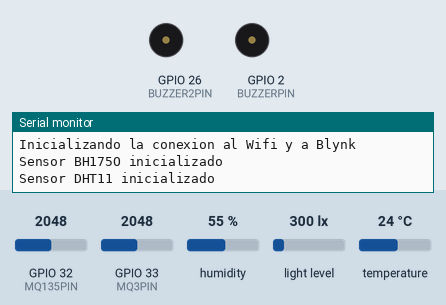
The program below on a simulated ESP32. Shown: buzzer (waves = sounding, pin HIGH), the last lines printed to the serial monitor. Inputs (shaded band) come from the test bench; at power-on: GPIO 32 (MQ135PIN) = 2048, GPIO 33 (MQ3PIN) = 2048, humidity 55 %, light level 300 lx, temperature 24 °C. WiFi joins after 1.5 s; servers stay silent unless stated; uploads are accepted with an empty reply.

Above: at 1.9 s.
At 2.9 s:
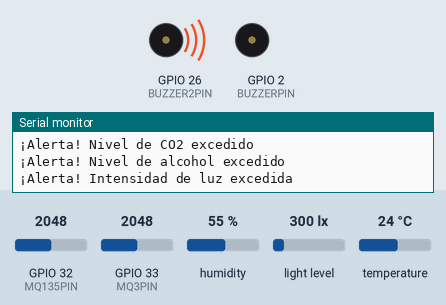
Timing chart, 0 to 4.4 s (numbered marks = the images above):
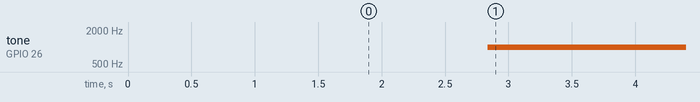

The program:

main.cpp
```cpp
//---------------------------------------- Metadata del dispositivo en Blynk
#define BLYNK_TEMPLATE_ID "*******"
#define BLYNK_TEMPLATE_NAME "******"
#define BLYNK_AUTH_TOKEN "********"

//---------------------------------------- Librerias
#define BLYNK_PRINT Serial
#include <WiFi.h>
#include <WiFiClient.h>
#include <HTTPClient.h>
#include <BlynkSimpleEsp32.h>
#include <DHTesp.h>
#include <Wire.h>
#include <BH1750.h>
#include <string.h>

//---------------------------------------- Credenciales para la conexión a internet
char ssid[] = "**********";
char pass[] = "**********";

//---------------------------------------- Pines de los sensores
#define DHTPIN 4
#define MQ135PIN 32
#define MQ3PIN 33
#define BUZZERPIN 2
#define BUZZER2PIN 26
#define PIRPIN 27

//---------------------------------------- Inicializacion de objetos
DHTesp dht;
BH1750 luxometro;

//---------------------------------------- Variables de los sensores
float temperature;
int humidity;
float alcohol;
float BAC = 0.0;
double dioxidoCarbono;
float intensidadLuz;
double CO2ppm = 0.0;
bool movimiento = false;
const int frecuenciaBuzzer = 1000;

//---------------------------------------- Umbrales
const float UMBRAL_TEMPERATURA_MAX = 20.0;
const float UMBRAL_TEMPERATURA_MIN = 13.0;
const int UMBRAL_HUMEDAD_MAX = 90;
const int UMBRAL_HUMEDAD_MIN = 85;
const float UMBRAL_CO2_MAX = 700.0;
const float UMBRAL_CO2_MIN = 550.0;
const float UMBRAL_ALCOHOL_MAX = 500.0;
const float UMBRAL_ALCOHOL_MIN = 300.0;
const float UMBRAL_LUZ_MAX = 50.0;
const float UMBRAL_LUZ_MIN = 0.0;

//---------------------------------------- Variables para el envio de datos a Google Sheet
String Status_Read_Sensor = "";
String Web_App_URL = "https://script.google.com/macros/s/AKfycbwYIZUlWYsuEnmP7FWZCTxik8ihst91UsA7i6eAtZ-pnmrGhhZO2GEYq97UIuDCHJq_/exec"; // Script de Google

// Timer de Blynk
BlynkTimer timer;

//---------------------------------------- Prototipo de las funciones
void sendAllToBlynk();
void calibrateMQ3();
void calibrateMQ135();
void sendDataGoogleSheet();
void verifyThresholds();
// void detectMotion();

void sendDHT11()
{
    humidity = dht.getHumidity();
    temperature = dht.getTemperature();

    if (isnan(humidity) || isnan(temperature))
    {
        Serial.println();
        Serial.println(F("Error en la lectura del sensor DHT11"));
        Serial.println();

        Status_Read_Sensor = "Failed";
        temperature = 0.00;
        humidity = 0;
    }
    else
    {
        Status_Read_Sensor = "Success";
    }

    Serial.print("\n\nTemperatura: ");
    Serial.print(temperature);
    Serial.println(" °C");
    Serial.print("Humedad: ");
    Serial.print(humidity);
    Serial.println(" %");

    Blynk.virtualWrite(V0, humidity);
    Blynk.virtualWrite(V1, temperature);
}

void sendBH1750()
{
    intensidadLuz = luxometro.readLightLevel();

    if (intensidadLuz < 0)
    {
        intensidadLuz = 0;
    }

    Serial.print("Intensidad de luz: ");
    Serial.print(intensidadLuz);
    Serial.println(" lux");
    Blynk.virtualWrite(V4, intensidadLuz);
}

void sendMQ135()
{
    // calibrateMQ135();
    dioxidoCarbono = analogRead(MQ135PIN);
    // dioxidoCarbono = CO2ppm;
    Serial.print("Nivel de CO2 calibrado: ");
    Serial.print(dioxidoCarbono);
    Serial.println(" ppm");
    Blynk.virtualWrite(V2, dioxidoCarbono);
}

void calibrateMQ135()
{
    float medidaAnalogica = analogRead(MQ135PIN);
    float tension = medidaAnalogica * (5.0 / 1023.0);
    float resistencia = 1000 * ((5 - tension) / tension);
    CO2ppm = 245 * pow(resistencia / 5463, -2.26); // CO2
    Serial.print("Medida analogica del MQ135: ");
    Serial.print(medidaAnalogica);
    Serial.print(" | Tension: ");
    Serial.print(tension);
    Serial.print(" | resistencia: ");
    Serial.print(resistencia);
    Serial.print(" | CO2ppm: ");
    Serial.print(CO2ppm);
    Serial.println(" ppm");
}

void sendMQ3()
{
    // calibrateMQ3();
    alcohol = analogRead(MQ3PIN);
    // alcohol = BAC;
    Serial.print("Nivel de alcohol: ");
    Serial.print(alcohol);
    Serial.println(" ppm");
    Blynk.virtualWrite(V3, alcohol);
}

void calibrateMQ3()
{
    /*
    PRIMERA PARTE DE LA CALIBRACION PARA HALLAR RO
    float sensor_volt;
    float RS; //  Get the value of RS via in a clear air
    float R0; // Get the value of R0 via in Alcohol
    float sensorValue = 0.0;

    for (int i = 0; i < 100; i++)
    {
        sensorValue = sensorValue + analogRead(MQ3PIN);
    }

    sensorValue = sensorValue / 100.0; // get average of reading
    sensor_volt = sensorValue / 1024 * 3.0;
    RS = (3.0 - sensor_volt) / sensor_volt; //
    R0 = RS / 60.0;                         // 60 is found using interpolation
    Serial.print("Voltaje del sensor MQ3: ");
    Serial.print(sensor_volt);
    Serial.print(" | Valor del sensor MQ3: ");
    Serial.print(sensorValue);
    Serial.print(" | RS: ");
    Serial.print(RS);
    Serial.print(" | R0: ");
    Serial.println(R0);

    // RO obteniendo a partir de las pruebas. RO = 0.02
    */

    // SEGUNDA PARTE
    float sensor_volt;
    float RS_gas;    // Get value of RS in a GAS
    float ratio;     // Get ratio RS_GAS/RS_air
    float R0 = 0.02; // Es una constante a partir de las pruebas hechas
    int sensorValue = analogRead(MQ3PIN);
    sensor_volt = (float)sensorValue / 1024 * 3.0; // 3 voltios
    RS_gas = (3.0 - sensor_volt) / sensor_volt;    // omit *RL (3 voltios)

    /* -Replace the name "R0" with the value of R0 in the demo of First Test - */
    ratio = RS_gas / R0; // ratio = RS/R0
    // BAC = 0.1896 * ratio ^ 2.0 - 8.6178 * ratio / 10 + 1.0792; // BAC in mg/L
    BAC = 0.1896 * pow(ratio, 2.0) - 8.6178 * ratio / 10 + 1.0792; // BAC in mg/L
    Serial.print("BAC = ");
    Serial.println(BAC * 0.0001); // convert to g/dL
    // Serial.print("\n\n");

    //  delay(1000);
}

// This function sends Arduino's uptime every second to Virtual Pin 2.
void myTimerEvent()
{
    // You can send any value at any time.
    // Please don't send more that 10 values per second.
    Blynk.virtualWrite(V2, millis() / 1000);
}

void setup()
{
    // Debug console
    Serial.begin(115200);
    Wire.begin();
    Serial.println("Inicializando la conexion al Wifi y a Blynk");
    Blynk.begin(BLYNK_AUTH_TOKEN, ssid, pass);
    // You can also specify server:
    // Blynk.begin(BLYNK_AUTH_TOKEN, ssid, pass, "blynk.cloud", 80);
    // Blynk.begin(BLYNK_AUTH_TOKEN, ssid, pass, IPAddress(192,168,1,100), 8080);

    pinMode(BUZZERPIN, OUTPUT);
    // pinMode(BUZZER2PIN, OUTPUT);
    digitalWrite(BUZZERPIN, LOW);
    // digitalWrite(BUZZER2PIN, LOW);
    pinMode(PIRPIN, INPUT);
    luxometro.begin();
    Serial.println("Sensor BH175O inicializado");
    dht.setup(DHTPIN, DHTesp::DHT11);
    Serial.println("Sensor DHT11 inicializado");
    // Setup a function to be called every second
    timer.setInterval(1000L, sendAllToBlynk);
    timer.setInterval(120000L, sendDataGoogleSheet); // Enviar datos a Google Sheet cada 2 minutos
    timer.setInterval(1000L, verifyThresholds);      // Verificar umbrales cada segundo
    // timer.setInterval(1000L, detectMotion);
}

void loop()
{
    Blynk.run();
    timer.run();
    // You can inject your own code or combine it with other sketches.
    // Check other examples on how to communicate with Blynk. Remember
    // to avoid delay() function!
}

//---------------------------------------- Funcion para enviar los datos de los sensores a la aplicación de Blynk
void sendAllToBlynk()
{
    sendDHT11();
    sendMQ135();
    sendMQ3();
    sendBH1750();
}

//---------------------------------------- Función para enviar la data a Google Sheet
void sendDataGoogleSheet()
{
    if (WiFi.status() == WL_CONNECTED)
    {
        String Send_Data_URL = Web_App_URL + "?sts=write";
        Send_Data_URL += "&srs=" + Status_Read_Sensor;
        Send_Data_URL += "&temp=" + String(temperature);
        Send_Data_URL += "&humd=" + String(humidity);
        Send_Data_URL += "&co2=" + String(dioxidoCarbono);
        Send_Data_URL += "&alcohol=" + String(alcohol);
        Send_Data_URL += "&light=" + String(intensidadLuz);
        /*Agregado al sheet anterior pero en una nueva hoja*/
        Send_Data_URL += "&motion=" + String(movimiento);

        Serial.println();
        Serial.println("-------------");
        Serial.println("Enviando datos a Google Spreadsheet...");
        Serial.print("URL : ");
        Serial.println(Send_Data_URL);

        //:::::::::::::::::: Envio de datos
        // Inicializadno HTTPClient como "http".
        HTTPClient http;

        // HTTP Obtener solicitud.
        http.begin(Send_Data_URL.c_str());
        http.setFollowRedirects(HTTPC_STRICT_FOLLOW_REDIRECTS);

        // HTTP codigo de estado.
        int httpCode = http.GET();
        Serial.print("HTTP code : ");
        Serial.println(httpCode);

        // Repuesta de Google Sheets
        String payload;
        if (httpCode > 0)
        {
            payload = http.getString();
            Serial.println("Envio satisfactorio...");
            // Serial.println("Payload : " + payload);
        }

        http.end();

        Serial.println("-------------");
    }
}

//---------------------------------------- Función para verificar los umbrales
void verifyThresholds()
{
    bool alarm = false;

    if (temperature > UMBRAL_TEMPERATURA_MAX) // Las frutas necesitan de una temperatura baja.
    {
        Serial.println("¡Alerta! Temperatura excedida");
        alarm = true;
    }

    if (humidity < UMBRAL_HUMEDAD_MIN) // Las frutas necesitan estar en un ambiente de alta humedad
    {
        Serial.println("¡Alerta! baja humedad");
        alarm = true;
    }

    if (dioxidoCarbono > UMBRAL_CO2_MAX) // No debe de sobrepasar el umbral maximo de CO2
    {
        Serial.println("¡Alerta! Nivel de CO2 excedido");
        alarm = true;
    }

    if (alcohol > UMBRAL_ALCOHOL_MAX) // No debe de sobrepasar el umbral maximo de alcohol
    {
        Serial.println("¡Alerta! Nivel de alcohol excedido");
        alarm = true;
    }

    if (intensidadLuz > UMBRAL_LUZ_MAX) // No debe de sobrepasar el umbral maximo de intensidad de luz
    {
        Serial.println("¡Alerta! Intensidad de luz excedida");
        alarm = true;
    }

    if (alarm)
    {
        tone(BUZZER2PIN, frecuenciaBuzzer);
    }
    else
    {
        noTone(BUZZER2PIN);
    }
}

//---------------------------------------- Función para el sensor de movimiento PIR
/*void detectMotion()
{
    movimiento = digitalRead(PIRPIN);
    Serial.print("Valor PIR: ");
    Serial.println(movimiento);
    if (movimiento)
    {
        tone(BUZZER2PIN, frecuenciaBuzzer);
        Serial.println("Movimiento detectado!");
    }
    else
    {
        noTone(BUZZER2PIN);
        Serial.println("No hay movimiento");
    }
}*/
```

Measured:
- by itself, tone on GPIO 26 (BUZZER2PIN): silent → 1000 Hz at 2.8 s
